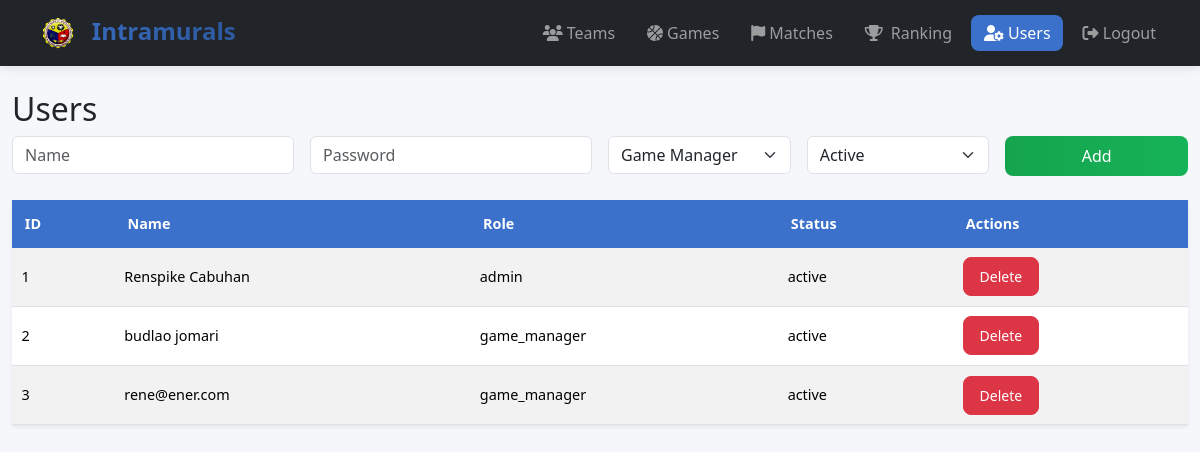
Before: /users/ (signed in) with the older database file.
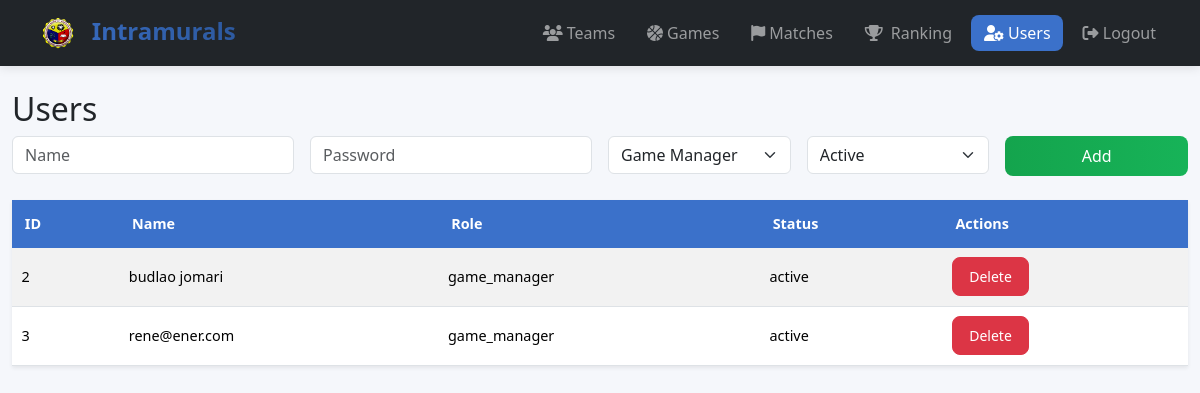
After: the same page with the newer database file.
### models.py (models this page shows, shortened)
class User(db.Model):
    __tablename__ = "users"
    id = db.Column(db.Integer, primary_key=True)
    name = db.Column(db.String(100), nullable=False)
    role = db.Column(db.String(50), nullable=False)  # "game_manager" or "admin"
    password_hash = db.Column(db.String(255), nullable=False)  # store hashed password
    status = db.Column(db.String(20), nullable=False, default="active")  # active/inactive
    @property
    def password(self):
        raise AttributeError("Password is write-only!")
    @password.setter
    def password(self, plain_password):
        self.password_hash = generate_password_hash(plain_password)

### routes/users.py (the view)
@users_bp.route("/")
def list_users():
    users = User.query.all()
    return render_template("users.html", users=users)

### app.py (called while the page is built)
def protect_blueprint(bp, exclude=['index']):
    @bp.before_request
    def require_login():
        if request.endpoint in exclude:
            return
        if "user_id" not in session:
            flash("Please log in first.", "warning")
            return redirect(url_for("login"))

### templates/users.html (shortened to what this page needs)
{% extends "base.html" %}
{% block content %}
<h2>Users</h2>
<form class="row g-3 mb-4" method="post" action="{{ url_for('users.add') }}">
  <div class="col-md-3">
    <input type="text" class="form-control" name="name" placeholder="Name" required>
  </div>
  <div class="col-md-3">
    <input type="password" class="form-control" name="password" placeholder="Password" required>
  </div>
  <div class="col-md-2">
    <select class="form-select" name="role" required>
      <option value="game_manager">Game Manager</option>
    </select>
  </div>
  <div class="col-md-2">
    <select class="form-select" name="status" required>
      <option value="active">Active</option>
    </select>
  </div>
  <div class="col-md-2">
    <button type="submit" class="btn btn-success w-100">Add</button>
  </div>
</form>
<table class="table table-striped table-hover shadow-sm">
  <thead class="table-primary">
    <tr>
      <th>ID</th><th>Name</th><th>Role</th><th>Status</th><th>Actions</th>
    </tr>
  </thead>
  <tbody>
  {% for u in users %}
    <tr>
      <td>{{ u.id }}</td>
      <td>{{ u.name }}</td>
      <td>{{ u.role }}</td>
      <td>{{ u.status }}</td>
      <td><a href="{{ url_for('users.delete', id=u.id) }}" class="btn btn-danger btn-sm">Delete</a></td>
    </tr>
  {% endfor %}
  </tbody>
</table>
{% endblock %}

Changed rows visible on the page:
removed User: id "1", name "Renspike Cabuhan", role "admin", status "active"
